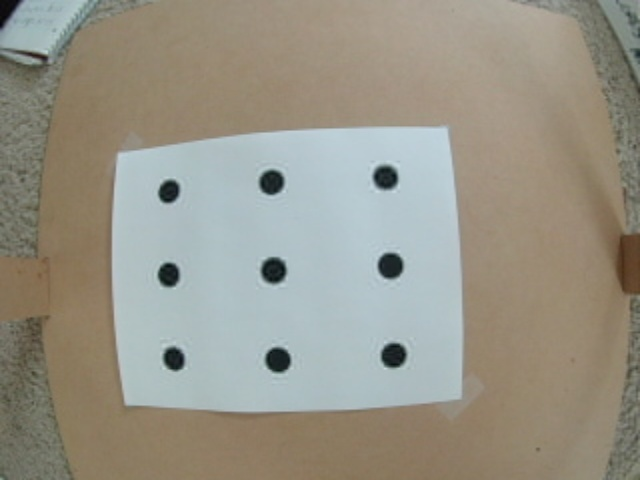
#> input picture SeniorDesign/pixel_pic/persp_black.jpg, 640 x 480 px
$ python pixel_coord.py   (older library calls are emulated)
#> lines starting #> are read from the running program, lines starting #| are printed output that depends on the picture; after the words box and inside, x2 and y2 are one past the last pixel; in counts of white or black regions, pixels touching at a corner belong together
import numpy as np
import cv2

img = cv2.imread('./pixel_pic/persp_black.jpg')
#> img is the input picture: shape (480, 640, 3); mean B, G, R 135.7, 148.4, 151.8
background_img = cv2.imread('./pixel_pic/persp_bg.jpg')
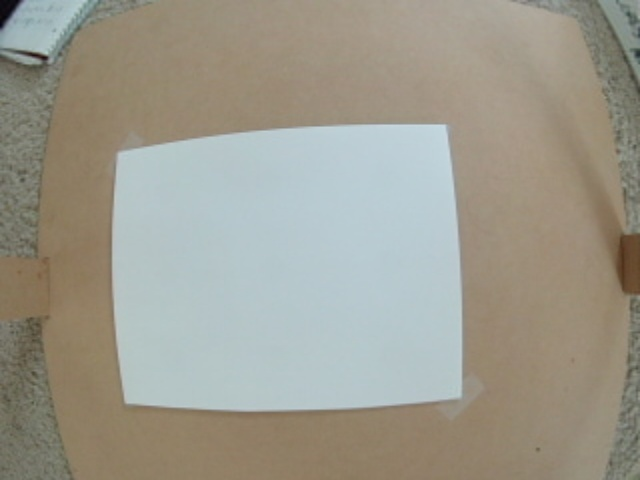
#> input picture SeniorDesign/pixel_pic/persp_bg.jpg, 640 x 480 px
#> background_img is the input picture: shape (480, 640, 3); mean B, G, R 142, 154.4, 157.2
# [8 lines of commented-out code are left out]
bg_gray = cv2.cvtColor(background_img, cv2.COLOR_BGR2GRAY)
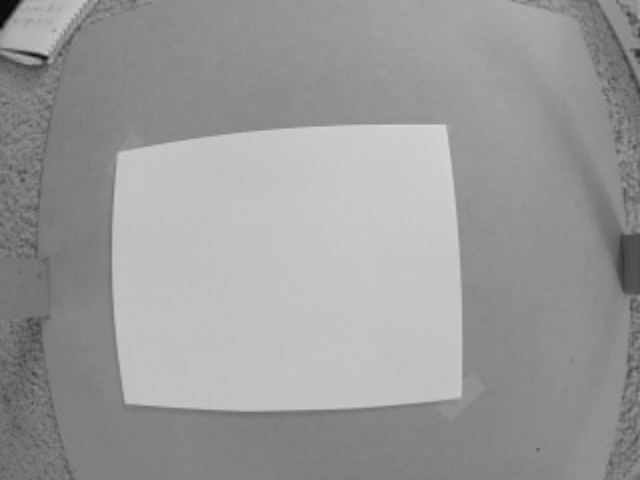
#> bg_gray: shape (480, 640); min 4, max 214, mean 153.8
im_gray = cv2.cvtColor(img, cv2.COLOR_BGR2GRAY)
diff_gray = cv2.absdiff(bg_gray, im_gray)
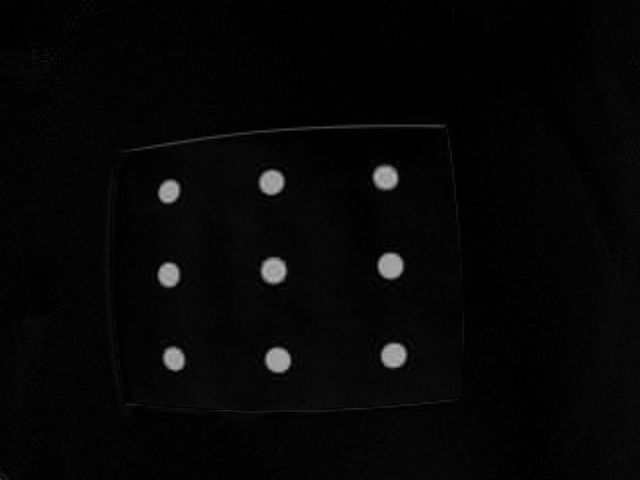
#> diff_gray: shape (480, 640); min 0, max 181, mean 6.2
diff_blur = cv2.GaussianBlur(diff_gray,(5,5),0) # Blur to smooth edges

# Use a standard otsu thresholding algorithm to wash out the detected objects
ret, otsu_thresh = cv2.threshold(diff_blur,0,255,cv2.THRESH_BINARY+cv2.THRESH_OTSU)
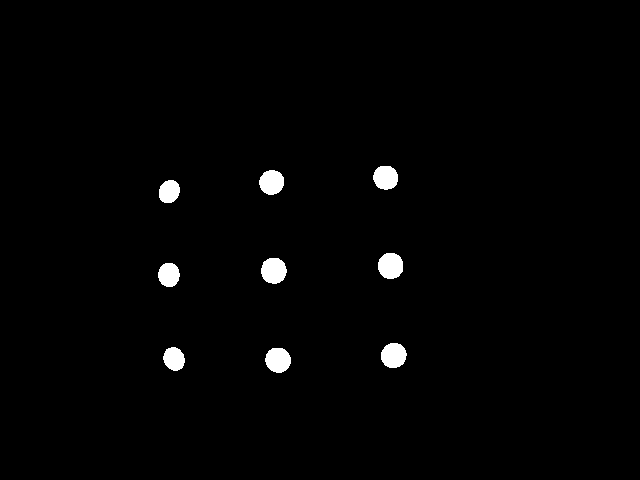
#> otsu_thresh: shape (480, 640); 1.4% white; 9 white regions
#> ret = 72

#May need threshold check here

diff = cv2.GaussianBlur(otsu_thresh,(5,5),0) # Blur to further smooth edges (not necessary)

# Detect contours
im2, contours, hierarchy = cv2.findContours(diff, cv2.RETR_EXTERNAL,cv2.CHAIN_APPROX_SIMPLE)
#> contours = 9 contours; largest, box (x1, y1, x2, y2) and area: (259, 256, 289, 286) 710, (376, 251, 405, 281) 706, (379, 341, 409, 370) 688, (263, 346, 293, 375) 687, (257, 168, 286, 197) 662
img_cont = img.copy()
cv2.drawContours(img_cont, contours, -1, (0,255,0), 3)
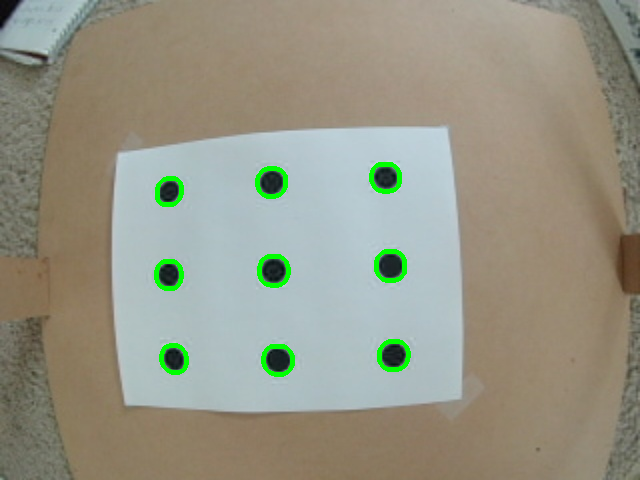
#> img_cont: shape (480, 640, 3); 1.23% of pixels changed, all inside (x1, y1, x2, y2) = (154, 162, 411, 377)
cv2.imwrite('threshold.jpg', diff) # Save thresholded image
cv2.imwrite('contour.jpg', img_cont) # Save contoured image

#Obtain center x and y pixel coordinates of each detected object
cx_arr = []
cy_arr = []
for c in contours:
	M = cv2.moments(c)
	cx = int(M['m10']/M['m00'])
	cy = int(M['m01']/M['m00'])
	cx_arr.append(cx)
	cy_arr.append(cy)
#> this loop made 9 passes
#> (cx, cy) on passes 1 to 9: (277, 359), (173, 358), (393, 355), (168, 274), (273, 270), (390, 265), (168, 191), (271, 181), (385, 177)
#> after the loop, cx_arr = [277, 173, 393, 168, 273, 390, 168, 271, 385]; cy_arr = [359, 358, 355, 274, 270, 265, 191, 181, 177]

print(cx_arr)
#| [277, 173, 393, 168, 273, 390, 168, 271, 385]
print(cy_arr)
#| [359, 358, 355, 274, 270, 265, 191, 181, 177]
